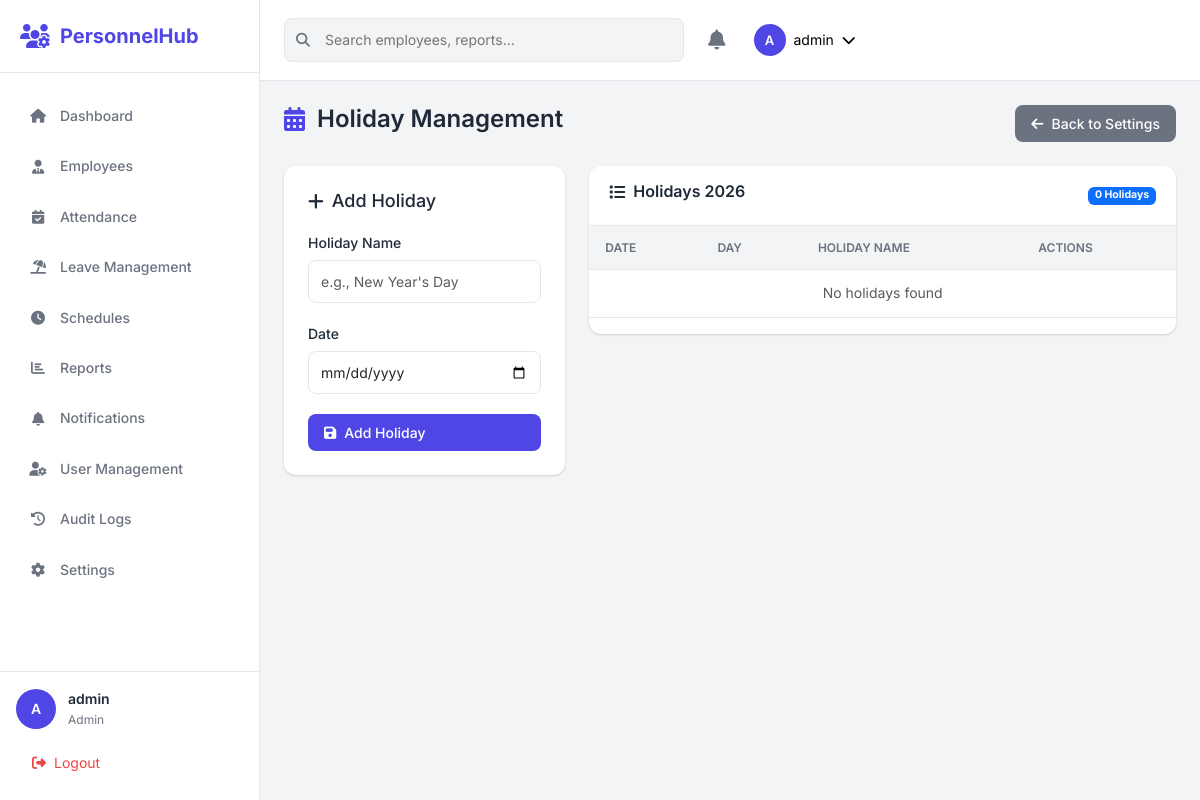
/settings/holidays (signed in), run on the app's committed database.
### app.py (models this page shows, shortened)
class User(UserMixin, db.Model):
    __tablename__ = 'users'
    id = db.Column(db.Integer, primary_key=True)
    username = db.Column(db.String(64), unique=True, nullable=False)
    email = db.Column(db.String(120), unique=True, nullable=False)
    password_hash = db.Column(db.String(256), nullable=False)
    role = db.Column(db.String(20), nullable=False, default='employee')  # admin, hr, manager, employee
    employee_id = db.Column(db.Integer, db.ForeignKey('employees.id'), nullable=True)
    is_active = db.Column(db.Boolean, default=True)
    created_at = db.Column(db.DateTime, default=datetime.utcnow)
    updated_at = db.Column(db.DateTime, default=datetime.utcnow, onupdate=datetime.utcnow)
    employee = db.relationship('Employee', backref='user', uselist=False)
    def has_permission(self, permission):
        permissions = {
            'admin': ['all'],
            'hr': ['employees', 'attendance', 'leaves', 'reports', 'settings'],
            'manager': ['team_attendance', 'team_leaves', 'schedules'],
            'employee': ['profile', 'attendance', 'leaves']
        }
        return 'all' in permissions.get(self.role, []) or permission in permissions.get(self.role, [])

### app.py (the view)
@app.route('/settings/holidays')
@login_required
@role_required('admin', 'hr')
def holidays_list():
    holidays = Holiday.query.order_by(Holiday.date).all()
    return render_template('settings/holidays.html', holidays=holidays)

### app.py (called while the page is built)
@login_manager.user_loader
def load_user(user_id):
    return User.query.get(int(user_id))

def role_required(*roles):
    def decorator(f):
        @wraps(f)
        def decorated_function(*args, **kwargs):
            if not current_user.is_authenticated:
                return redirect(url_for('login'))
            if current_user.role not in roles:
                flash('You do not have permission to access this page.', 'danger')
                return redirect(url_for('dashboard'))
            return f(*args, **kwargs)
        return decorated_function
    return decorator

@app.context_processor
def inject_now():
    return {
        'now': datetime.now(),
        'today': date.today(),
        'current_year': date.today().year
    }

### templates/settings/holidays.html (shortened to what this page needs)
{% extends "base.html" %}
{% block content %}
<div class="page-header">
    <h1><i class="fas fa-calendar-alt"></i> Holiday Management</h1>
    <div class="header-actions">
        <a href="{{ url_for('settings_index') }}" class="btn btn-secondary">
            <i class="fas fa-arrow-left"></i> Back to Settings
        </a>
    </div>
</div>
<div class="row">
    <div class="col-lg-4">
        <div class="form-card">
            <h3><i class="fas fa-plus"></i> Add Holiday</h3>
            <form method="POST" action="{{ url_for('holidays_add') }}">
                <div class="form-group">
                    <label>Holiday Name</label>
                    <input type="text" name="name" class="form-control" required
                           placeholder="e.g., New Year's Day">
                </div>
                <div class="form-group">
                    <label>Date</label>
                    <input type="date" name="date" class="form-control" required>
                </div>
                <button type="submit" class="btn btn-primary w-100">
                    <i class="fas fa-save"></i> Add Holiday
                </button>
            </form>
        </div>
    </div>
    <div class="col-lg-8">
        <div class="data-card">
            <div class="card-header">
                <h3><i class="fas fa-list"></i> Holidays {{ current_year }}</h3>
                <span class="badge bg-primary">{{ holidays|length }} Holidays</span>
            </div>
            <div class="table-responsive">
                <table class="table">
                    <thead>
                        <tr>
                            <th>Date</th>
                            <th>Day</th>
                            <th>Holiday Name</th>
                            <th>Actions</th>
                        </tr>
                    </thead>
                    <tbody>
                        {% for holiday in holidays %}
                        <tr class="{% if holiday.date < today %}text-muted{% endif %}">
                            <td>{{ holiday.date.strftime('%b %d, %Y') }}</td>
                            <td>{{ holiday.date.strftime('%A') }}</td>
                            <td>
                                <strong>{{ holiday.name }}</strong>
                                {% if holiday.date < today %}
                                <span class="badge bg-secondary ms-2">Past</span>
                                {% endif %}
                            </td>
                            <td>
                                <form method="POST" action="{{ url_for('holidays_delete', id=holiday.id) }}" style="display: inline;">
                                    <button type="submit" class="btn btn-sm btn-danger"
                                            onclick="return confirm('Delete this holiday?')">
                                        <i class="fas fa-trash"></i>
                                    </button>
                                </form>
                            </td>
                        </tr>
                        {% else %}
                        <tr>
                            <td colspan="4" class="text-center text-muted">No holidays found</td>
                        </tr>
                        {% endfor %}
                    </tbody>
                </table>
            </div>
        </div>
    </div>
</div>
{% endblock %}

### templates/base.html (shortened to what this page needs)
<!DOCTYPE html>
<html lang="en">
<head>
    <link rel="stylesheet" href="https://cdnjs.cloudflare.com/ajax/libs/font-awesome/6.4.0/css/all.min.css">
    <link rel="stylesheet" href="https://cdn.jsdelivr.net/npm/bootstrap@5.3.2/dist/css/bootstrap.min.css">
    <link rel="stylesheet" href="{{ url_for('static', filename='css/styles.css') }}">
</head>
<body>
    {% if current_user.is_authenticated %}
    <div class="app-container">
        <aside class="sidebar" id="sidebar">
            <div class="sidebar-header">
                <div class="logo">
                    <i class="fas fa-users-cog"></i>
                    <span>PersonnelHub</span>
                </div>
            </div>
            <nav class="sidebar-nav">
                <ul class="nav-menu">
                    <li class="nav-item">
                        <a href="{{ url_for('dashboard') }}" class="nav-link {% if request.endpoint == 'dashboard' %}active{% endif %}">
                            <i class="fas fa-home"></i>
                            <span>Dashboard</span>
                        </a>
                    </li>
                    {% if current_user.has_permission('employees') or current_user.role == 'admin' %}
                    <li class="nav-item">
                        <a href="{{ url_for('employees_list') }}" class="nav-link {% if 'employees' in request.endpoint %}active{% endif %}">
                            <i class="fas fa-user-tie"></i>
                            <span>Employees</span>
                        </a>
                    </li>
                    {% endif %}
                    {% if current_user.has_permission('attendance') or current_user.role == 'admin' %}
                    <li class="nav-item">
                        <a href="{{ url_for('attendance_list') }}" class="nav-link {% if 'attendance' in request.endpoint %}active{% endif %}">
                            <i class="fas fa-calendar-check"></i>
                            <span>Attendance</span>
                        </a>
                    </li>
                    {% endif %}
                    {% if current_user.has_permission('leaves') or current_user.role == 'admin' %}
                    <li class="nav-item">
                        <a href="{{ url_for('leaves_list') }}" class="nav-link {% if 'leaves' in request.endpoint %}active{% endif %}">
                            <i class="fas fa-umbrella-beach"></i>
                            <span>Leave Management</span>
                        </a>
                    </li>
                    {% endif %}
                    {% if current_user.has_permission('schedules') or current_user.role in ['admin', 'hr', 'manager'] %}
                    <li class="nav-item">
                        <a href="{{ url_for('schedules_list') }}" class="nav-link {% if 'schedules' in request.endpoint %}active{% endif %}">
                            <i class="fas fa-clock"></i>
                            <span>Schedules</span>
                        </a>
                    </li>
                    {% endif %}
                    {% if current_user.has_permission('reports') or current_user.role == 'admin' %}
                    <li class="nav-item">
                        <a href="{{ url_for('reports_list') }}" class="nav-link {% if 'reports' in request.endpoint %}active{% endif %}">
                            <i class="fas fa-chart-bar"></i>
                            <span>Reports</span>
                        </a>
                    </li>
                    {% endif %}
                    <li class="nav-item">
                        <a href="{{ url_for('notifications_list') }}" class="nav-link {% if 'notifications' in request.endpoint %}active{% endif %}">
                            <i class="fas fa-bell"></i>
                            <span>Notifications</span>
                            {% set unread_count = current_user.notifications|selectattr('is_read', 'equalto', False)|list|length %}
                        </a>
                    </li>
                    {% if current_user.role == 'admin' %}
                    <li class="nav-item">
                        <a href="{{ url_for('users_list') }}" class="nav-link {% if 'users' in request.endpoint %}active{% endif %}">
                            <i class="fas fa-user-cog"></i>
                            <span>User Management</span>
                        </a>
                    </li>
                    <li class="nav-item">
                        <a href="{{ url_for('audit_logs') }}" class="nav-link {% if request.endpoint == 'audit_logs' %}active{% endif %}">
                            <i class="fas fa-history"></i>
                            <span>Audit Logs</span>
                        </a>
                    </li>
                    {% endif %}
                    {% if current_user.has_permission('settings') or current_user.role == 'admin' %}
                    <li class="nav-item">
                        <a href="{{ url_for('settings_index') }}" class="nav-link {% if 'settings' in request.endpoint %}active{% endif %}">
                            <i class="fas fa-cog"></i>
                            <span>Settings</span>
                        </a>
                    </li>
                    {% endif %}
                </ul>
            </nav>
            <div class="sidebar-footer">
                <div class="user-info">
                    <div class="user-avatar">
                        {{ current_user.username[:1]|upper }}
                    </div>
                    <div class="user-details">
                        <span class="user-name">{{ current_user.username }}</span>
                        <span class="user-role">{{ current_user.role|title }}</span>
                    </div>
                </div>
                <a href="{{ url_for('logout') }}" class="logout-btn">
                    <i class="fas fa-sign-out-alt"></i>
                    <span>Logout</span>
                </a>
            </div>
        </aside>
        <main class="main-content">
            <header class="top-navbar">
                <div class="navbar-search">
                    <i class="fas fa-search"></i>
                    <input type="text" placeholder="Search employees, reports...">
                </div>
                <div class="navbar-actions">
                    <div class="notification-dropdown">
                        <button class="notification-btn" onclick="toggleNotifications()">
                            <i class="fas fa-bell"></i>
                            {% set unread = current_user.notifications|selectattr('is_read', 'equalto', False)|list|length %}
                        </button>
                    </div>
                    <div class="user-dropdown">
                        <button class="user-btn">
                            <div class="user-avatar-sm">
                                {{ current_user.username[:1]|upper }}
                            </div>
                            <span class="d-none d-md-inline">{{ current_user.username }}</span>
                            <i class="fas fa-chevron-down"></i>
                        </button>
                    </div>
                </div>
            </header>
            <div class="page-content">
                {% block content %}{% endblock %}
            </div>
        </main>
    </div>
    {% else %}
    {% block auth_content %}{% endblock %}
    {% endif %}
</body>
</html>

### data on the page
User: username "A", username "admin", role "Admin"

### other printed values
{{ holidays|length }} "0"
